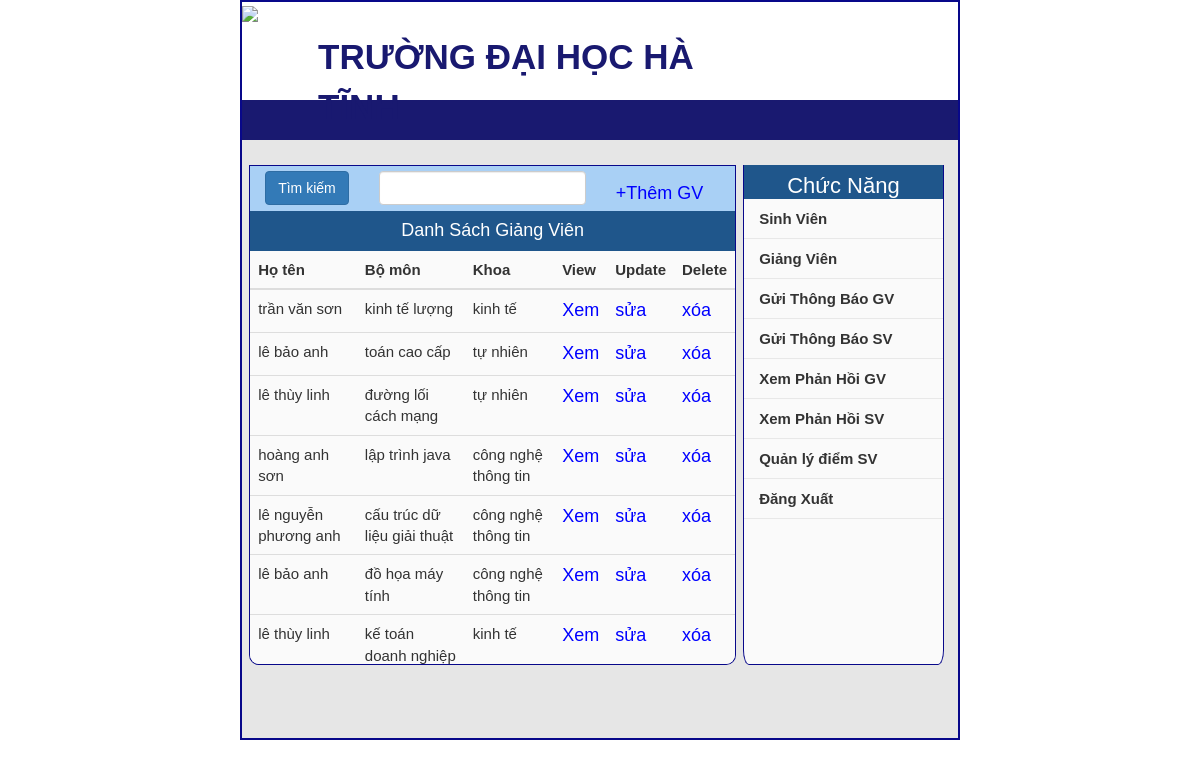
Screenshot of /staff with the database file from the repository.
### management_app/models.py (models this page shows, shortened)
class Staff(models.Model):
    id = models.AutoField(primary_key=True)
    name = models.CharField(max_length=255)
    bomon = models.CharField(max_length=80)
    khoa_gd = models.CharField(max_length=80)
    ngaysinh = models.CharField(max_length=30)
    email = models.CharField(max_length=255)
    address = models.TextField()
    gender = models.CharField(max_length=255)
    quequan = models.CharField(max_length=30)
    sdt = models.CharField(max_length=255)
    objects = models.Manager()

### management_app/views.py (the view)
# urls.py: path('staff',views.List_Staff,name='staff'),
def List_Staff(request):
    query=Staff.objects.all()
    staff_filter=stafffilters(request.GET,queryset=query)
    context={
        'form' :staff_filter.form,
        'staff' :staff_filter.qs,
    }
    return  render(request,'management_app/staff_list.html',context)

### management_app/templates/management_app/staff_list.html (shortened to what this page needs)
<!DOCTYPE html>
<html>
<head>
	<link rel="stylesheet" href="https://maxcdn.bootstrapcdn.com/bootstrap/3.2.0/css/bootstrap.min.css">
</head>
<body>
	<div id=head>
		<div class="image">
			<img src="https://encrypted-tbn0.gstatic.com/images?q=tbn%3AANd9GcQe0c1APEhNJhpf1cB4hITUXZ-hLSYggqIy1w&usqp=CAU" width="100px" hight="100px">
		</div>
		<div class="head1">
			<p>TRƯỜNG ĐẠI HỌC HÀ TĨNH</p>
		</div>
	</div>
	<div id="menu">
	</div>
	<div id=body>
		<div class="left">
            <div class="left2">
                {% load widget_tweaks %}
                <form method="get">
                    <li><button class="btn btn-primary" type="submit">Tìm kiếm</button></li>
                    <li>{% render_field form.name class="form-control" %}</li>
                    <li></li>
                    <li></li>
                    <li><a href="{% url "create_staff" %}">+Thêm GV</a></li>
                </form>
            </div>
            <div class="left1">
				<p>Danh Sách Giảng Viên</p>
			</div>
			<center>
            <table class="table table-hover">
                <thead>
                    <tr>
                        <th>Họ tên</th>
                        <th>Bộ môn</th>
						<th>Khoa</th>
                        <th>View</th>
                        <th>Update</th>
                        <th>Delete</th>
                    </tr>
                </thead>
                <tbody>
                    {% for item in staff %}
                <tr>
                    <td>{{item.name}}</td>
                    <td>{{item.bomon}}</td>
					<td>{{item.khoa_gd}}</td>
                    <td><a href="{% url "staff_view" item.id %}">Xem</a></td>
                    <td><a href="{% url "update_staff" item.id %}">sửa</a></td>
                    <td><a href="{% url "delete_staff" item.id %}">xóa</a></td>
                </tr>
                    {% endfor %}
                </tbody>
            </table>
			</center>
		</div>
		<div class="right">
			<div class="right1">
				<p>Chức Năng</p>
			</div>
			<div id="menu1">
				<ul>
				    <li><a href="{% url 'student' %}">Sinh Viên</a></li>
				    <li><a href="{% url 'staff' %}">Giảng Viên</a></li>
				    <li><a href="{% url 'noti_sta' %}">Gửi Thông Báo GV</a></li>
                    <li><a href="{% url 'noti_stu' %}">Gửi Thông Báo SV</a></li>
                    <li><a href="{% url 'feed_sta' %}">Xem Phản Hồi GV</a></li>
				    <li><a href="{% url 'feed_stu' %}">Xem Phản Hồi SV</a></li>
					<li><a href="{% url 'feed_stu' %}">Quản lý điểm SV</a></li>
                    <li><a href="{% url 'logout' %}">Đăng Xuất</a></li>
				</ul>
			</div>
		</div>
	</div>
</body>
</html>

### management_app/templates/management_app/staff_list.html (style rules this page uses)
#head { background-color: #ffffff; width: 60%; height: 100px; margin-left: 20%; border-left: solid; border-right: solid; border-top: solid; border-width: 2px; border-color: #08088A; }
.image { width: 30%px; height: 100px; float: left; }
.head1 { width: 70%; height: 100px; float: left; }
.head1 p { font-size: 35px; margin-left: 60px; color: #191970; font-weight: bold; margin-top: 30px; }
#body { width: 60%; margin-left: 20%; height: 600px; background-color: #E6E6E6; border-left: solid; border-right: solid; border-bottom: solid; border-width: 2px; border-color: #08088A; }
.right { width: 28%; height: 500px; float: left; margin-left: 1%; margin-top: 25px; border-left: solid; border-right: solid; border-bottom: solid; border-width: 1px; border-color: #08088A; background-color: #FAFAFA; border-bottom-left-radius: 3%; border-bottom-right-radius: 3%; }
.right1 { width: 100%; height: 34px; background-color: #1F568B; }
.right1 p { font-size: 22px; text-align: center; color: white; padding: 5px 5px; }
.left { background-color: #FAFAFA; width: 68%; height: 500px; float: left; margin-top: 25px; margin-left: 1%; border-left: solid; border-right: solid; border-top: solid; border-bottom: solid; border-width: 1px; border-color: #08088A; border-bottom-left-radius: 2%; border-bottom-right-radius: 2%; overflow: auto; }
.left a { text-decoration:none; font-size:18px; color:blue; }
.left1 { background-color: #1F568B; width: 100%; height: 40px; }
.left2 { background-color: #A9D0F5; width: 100%; height: 45px; }
#menu { width: 60%; height: 40px; margin-left: 20%; border-left: solid; border-right: solid; border-width: 2px; border-color: #08088A; background-color: #191970; }
* { margin: 0; padding: 0; }
body { font-family: sans-serif; color: #333; }
body { font-family: sans-serif; font-size: 15px; }
#menu1 li { width: auto; height: 40px; line-height: 40px; border-bottom: 1px solid #e8e8e8; padding: 0 1em; list-style: none; }
#menu1 li a { text-decoration: none; color: #333; font-weight: bold; display: block; }
.left1 p { color:white; font-size:18px; text-align:center; padding:7px 8px; }
.left2 li { float:left; list-style:none; padding:5px 15px; }

### rows the page displays
Staff: name "trần văn sơn", bomon "kinh tế lượng", khoa_gd "kinh tế"
Staff: name "lê bảo anh", bomon "toán cao cấp", khoa_gd "tự nhiên"
Staff: name "lê thùy linh", bomon "đường lối cách mạng", khoa_gd "tự nhiên"
Staff: name "hoàng anh sơn", bomon "lập trình java", khoa_gd "công nghệ thông tin"
Staff: name "lê nguyễn phương anh", bomon "cấu trúc dữ liệu giải thuật", khoa_gd "công nghệ thông tin"
Staff: name "lê bảo anh", bomon "đồ họa máy tính", khoa_gd "công nghệ thông tin"
Staff: name "lê thùy linh", bomon "kế toán doanh nghiệp", khoa_gd "kinh tế"
